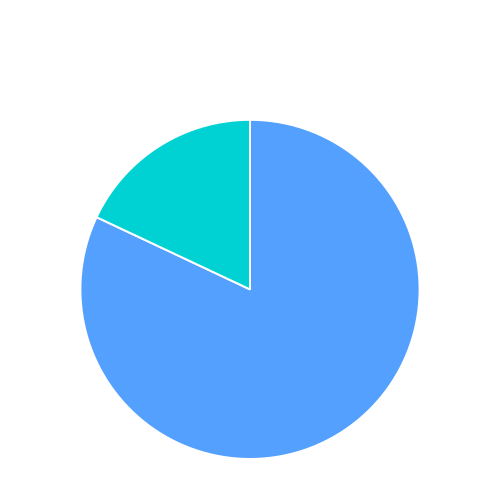
#> input picture data/image.png, 500 x 500 px, found by its file name
$ python pie.py
#> lines starting #> are read from the running program, lines starting #| are printed output that depends on the picture
from PIL import Image
import requests
import dotenv
import os

dotenv.load_dotenv()

BASE_URI = "https://24hourcharts.p.rapidapi.com/v1/charts/png"

CHART_SIZE = (500, 500)

API_KEYS = [ # multiple so I'm not restricted to only 10 a day
    os.getenv("API_KEY_1"),
    os.getenv("API_KEY_2"),
    os.getenv("API_KEY_3"),
]

def request_chart(percent_open: float, file: str):
#> called with percent_open = 0.32, file = 'data/image.png'
    chart_data = {
        "type": 'pie',
        "title": ' ', # f'Lifts: {int(percent_open * 100)}% Open',
        "showLegend": False,
        "datasets": [{ 'values': [f'{percent_open}', f'{1 - percent_open}'] }],
        "output": {
            "width": CHART_SIZE[0],
            "height": CHART_SIZE[1]
        }
    }

    for i in range(len(API_KEYS)):
        headers = {
            "content-type": 'application/json',
            "X-RapidAPI-Key": API_KEYS[i],
            "X-RapidAPI-Host": '24hourcharts.p.rapidapi.com'
        }

        response = requests.post(BASE_URI, json=chart_data, headers=headers)

        if response.status_code == 200:
            with open(file_location, 'wb') as f:
                f.write(response.content)
                return
        else:
            print(f'ERROR CODE: { response.status_code }')

            # if checked last api key
            if (i == len(API_KEYS) - 1):
                raise RuntimeError('No valid api keys')
#> (the call stopped at in request_chart, `response = requests.post(BASE_URI, json=chart_data, headers=headers)`: requests is not available in this run)

def format_chart(size: tuple[int, int], file_location):
#> called with size = (130, 130), file_location = 'data/image.png'
    pil_image = Image.open(file_location)
#> pil_image is the input picture: PIL image 500x500 RGBA; mean R, G, B, A 189.1, 224.5, 252.2, 255

    # icky hard coding, but necessary cuz the formatting of the returned image is weird
    trim_sides = 80
    pil_image = pil_image.crop((trim_sides, 120, CHART_SIZE[0]-trim_sides, CHART_SIZE[1]-40))
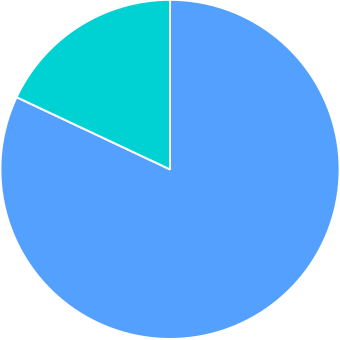
#> pil_image: PIL image 340x340 RGBA; mean R, G, B, A 112.5, 189, 249, 255

    # make transparent
    pil_image = pil_image.convert("RGBA")
    datas = pil_image.getdata()
    newData = []
    for item in datas:
        if item[0] == 255 and item[1] == 255 and item[2] == 255:
            newData.append((255, 255, 255, 0))
        else:
            newData.append(item)
#> after the loop, newData = 115600 items
    pil_image.putdata(newData)

    pil_image = pil_image.resize((size))
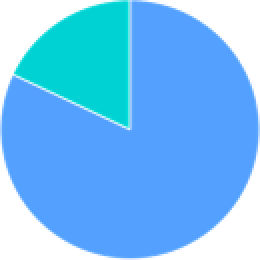
#> pil_image: PIL image 130x130 RGBA (shown 2 times larger); mean R, G, B, A 58.6, 136.1, 196.6, 197.2; transparent parts drawn white
    pil_image.save(file_location, bitmap_format='png')

if __name__ == '__main__':
    file_location = 'data/image.png'
    request_chart(.32, file_location)
    format_chart((130, 130), file_location)
